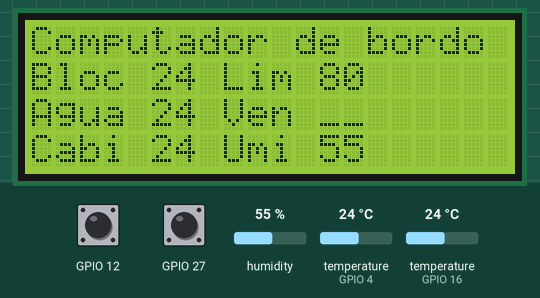
Simulated run of this sketch. Board: ESP32. Parts: 20×4 character LCD. Inputs (shaded band) come from the test bench; at power-on: GPIO 12 HIGH, temperature (sensors on GPIO 16, GPIO 4) 24 °C, humidity 55 %, GPIO 27 HIGH. What the sketch prints to the serial monitor is not drawn.

Above: at 1.3 s.
1.4 s: GPIO 12 pulled LOW for 3.2 s
At 3.4 s:
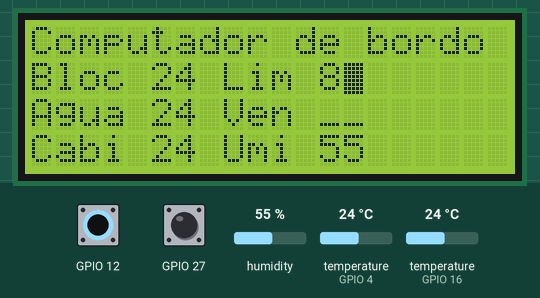
6.1 s: temperature (sensor on GPIO 16) set to 12 °C
At 9.4 s:
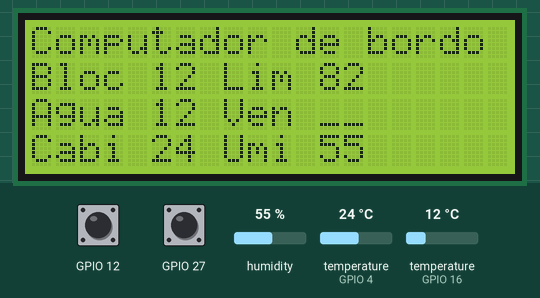
9.7 s: humidity set to 22 %
At 11.0 s:
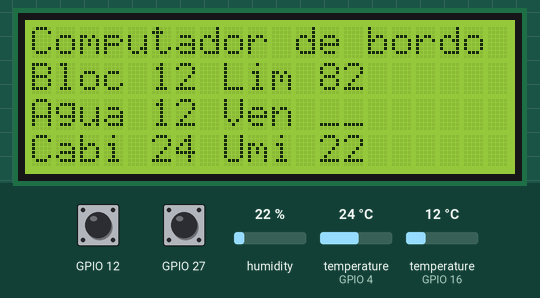
12.1 s: GPIO 27 pulled LOW for 1 s
At 13.8 s:
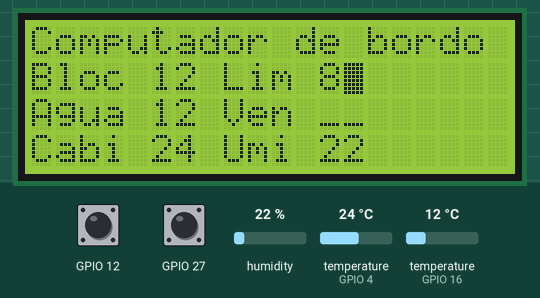
16.6 s: temperature (sensor on GPIO 4) set to 12 °C
At 19.5 s:
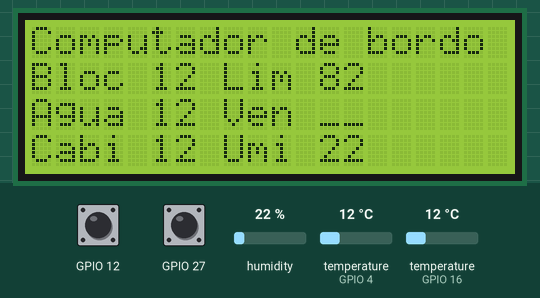
19.8 s: GPIO 12 pulled LOW for 1 s
At 21.2 s:
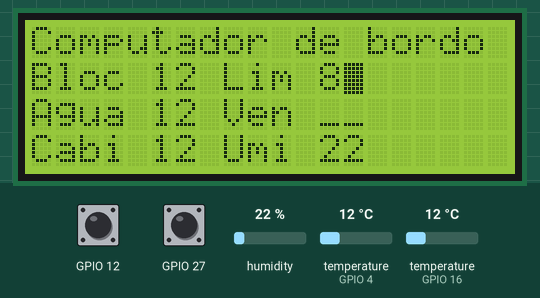
Timing chart, 0 to 22.8 s (numbered marks = the images above; inputs shaded):
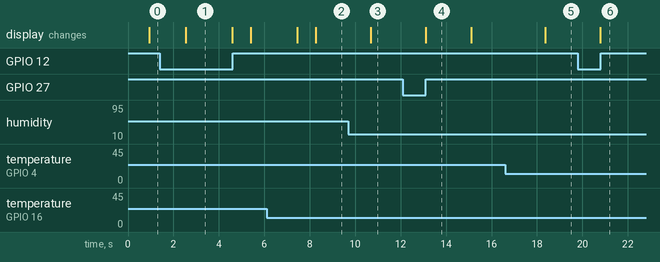

Measured:
- after the input at 1.4 s, the display: changes after 1.1 s (image 1)
- after the input at 6.1 s, the display: first differs from a run without the input after 2.2 s (image 2)
- after the input at 9.7 s, the display: changes after 0.99 s (image 3)
- after the input at 12.1 s, the display: changes after 1.0 s (image 4)
- after the input at 16.6 s, the display: changes after 1.8 s (image 5)
- after the input at 19.8 s, the display: changes after 0.99 s (image 6)
- what the display in image 1 shows lasts 2.1 s, from 2.5 s to 4.6 s

The sketch:

Painel_Ducato.ino
```cpp
//Cebolão da Ducato 92°C a 97°C
//sirene GPIO 15 pino 3
//DHT11  GPIO 04 pino 5
//Dallas GPIO 16 pino 8
//valor_tecla1 tecla + = touchRead(12); // Touch5 - GPIO12
//valor_tecla2 tecla - = touchRead(14); // Touch6 - GPIO14

#include <SPI.h>
#define CHANELL    0
#define FREQUENCE  6000
#define RESOLUTION 10
#define BUZZER_PIN GPIO_NUM_15//SIRENE
#include <OneWire.h>
#include <DallasTemperature.h>
#define ONE_WIRE_BUS 16
OneWire oneWire(ONE_WIRE_BUS);
DallasTemperature sensors(&oneWire);
#include <LiquidCrystal_PCF8574.h>//amarelo gpio 22 laranja gpio 21
#include <Wire.h>
#include "DHT.h"
#define DHTPIN 4//gpio 04
#define DHTTYPE DHT11
#define tempoLongo 2000
#define tempoCurto 500
long tempoInicial;
DHT dht(DHTPIN, DHTTYPE);
LiquidCrystal_PCF8574 lcd(0x27); // set the LCD address to 0x27 for a 16 chars and 2 line display
int bloco, umidade, cabineu, valor_tecla1, valor_tecla2;
int limite = 80;
float cabinet, bloco1, agua;
int coluna1 = 0;
int coluna2 = 5;
int coluna3 = 8;
int coluna4 = 12;
bool ven = 0;
String ven1;
float tempC;
bool xx = 0;
unsigned long tempoAnterior;
int touch = 30;
void tela();
void valores();
void sensores();
void tecla();
void pisca();

//////////////////////////////////////////////////////////////////////////////////////////
void setup()
{
  int error;
  Serial.begin(115200);
  while (!Serial)
    ;
  Wire.begin();
  Wire.beginTransmission(0x27);
  error = Wire.endTransmission();

  if (error == 0) {
    lcd.begin(20, 4); // initialize the lcd
  }//Fim do if

  lcd.noBlink();
  lcd.noCursor();
  dht.begin();
  sensors.begin();
  pinMode(BUZZER_PIN, OUTPUT);
  ledcSetup(0, 2000, 10);
  ledcAttachPin(BUZZER_PIN, 0);
  tela();
}//Fim do setup()
//////////////////////////////////////////////////////////////////////////////////////////
void loop() {
  valor_tecla1 = touchRead(12); // Touch5 - GPIO12
  valor_tecla2 = touchRead(27); // Touch7 - GPIO27
  cabineu = dht.readHumidity();
  cabinet = dht.readTemperature();
  sensors.requestTemperatures(); // Send the command to get temperatures
  float tempC = sensors.getTempCByIndex(0);//dallas
  Serial.print(tempC); Serial.print("  ");
  Serial.print(valor_tecla1); Serial.print("  ");
  Serial.println(valor_tecla2);
  bloco1 = tempC;
  agua = bloco1;///////////////////////////////////////////////////
  lcd.setBacklight(1);
  lcd.home();
  //lcd.scrollDisplayRight();
  //tela();
  sensores();
  valores();
  if (bloco1 > limite) {
    pisca();
  } else {
    ledcWriteTone(0, 0);
  }
  ///////////////////////////////////////////////////
  if (valor_tecla1 <= touch || valor_tecla2 <= touch) {
    tecla();
  }//Fim do if
  ///////////////////////////////////////////////////
}//Fim do loop
//////////////////////////////////////////////////////////////////////////////////////////
void tecla() {
  lcd.setCursor(coluna4+1, 1);
  lcd.blink();
  tempoInicial = millis();
  while ((millis() - tempoInicial < tempoLongo) && valor_tecla1 <= touch ) {
    if ((millis() - tempoInicial >= tempoLongo) && (valor_tecla1 <= touch)) {
      limite++;
      //    tela();
      sensores();
      valores();
    }
  }
  while ((millis() - tempoInicial < tempoLongo) && valor_tecla2 <= touch ) {
    if ((millis() - tempoInicial >= tempoLongo) && (valor_tecla2 <= touch)) {
      limite--;
      //    tela();
      sensores();
      valores();
    }
  }

  lcd.noBlink();

  /*
    if (valor_tecla1 <= 30) {
      limite++;
      //    tela();
      sensores();
      valores();
    }
    if (valor_tecla2 <= 30) {
      limite--;
      //    tela();
      sensores();
      valores();
    }
  */


}
//////////////////////////////////////////////////////////////////////////////////////////
void pisca() {//pisca a tela como alerta
  if (millis() - tempoAnterior >= 2) {
    tempoAnterior = millis();
    xx = !xx;
    lcd.setBacklight(xx);
    ledcWriteTone(0, 3000);
  }
}
//////////////////////////////////////////////////////////////////////////////////////////
void valores() {
  lcd.setCursor(coluna2, 1); lcd.print("  ");
  lcd.setCursor(coluna2, 1); lcd.print(bloco1, 0);
  lcd.setCursor(coluna2, 2); lcd.print("  ");
  lcd.setCursor(coluna2, 2); lcd.print(agua, 0);
  lcd.setCursor(coluna2, 3); lcd.print("  ");
  lcd.setCursor(coluna2, 3); lcd.print(cabinet, 0);
  lcd.setCursor(coluna4, 1); lcd.print("  ");
  lcd.setCursor(coluna4, 1); lcd.print(limite);
  lcd.setCursor(coluna4, 2); lcd.print("  ");
  lcd.setCursor(coluna4, 2); lcd.print(ven1);
  lcd.setCursor(coluna4, 3); lcd.print("  ");
  lcd.setCursor(coluna4, 3); lcd.print(cabineu);
}
//////////////////////////////////////////////////////////////////////////////////////////
void sensores() {
  if (ven == 0)ven1 = "__";
  if (ven == 1)ven1 = "_1";
  if (ven > 1)ven1 = "11";

}
//////////////////////////////////////////////////////////////////////////////////////////
void tela() {
  lcd.setCursor(coluna1, 0); lcd.print("Computador de bordo");
  lcd.setCursor(coluna1, 1); lcd.print("Bloc"); lcd.setCursor(coluna3, 1); lcd.print("Lim");
  lcd.setCursor(coluna1, 2); lcd.print("Agua");  lcd.setCursor(coluna3, 2); lcd.print("Ven");
  lcd.setCursor(coluna1, 3); lcd.print("Cabi"); lcd.setCursor(coluna3, 3); lcd.print("Umi");
}
//////////////////////////////////////////////////////////////////////////////////////////
/*
    lcd.setBacklight(255);
    lcd.home();
    lcd.clear();
    lcd.print("Hello LCD");
    lcd.cursor();
    lcd.blink();
    lcd.noBlink();
    lcd.noCursor();
    lcd.noDisplay();
    lcd.setCursor(0, 0);
    lcd.scrollDisplayLeft();
    lcd.scrollDisplayRight();
*/
```
